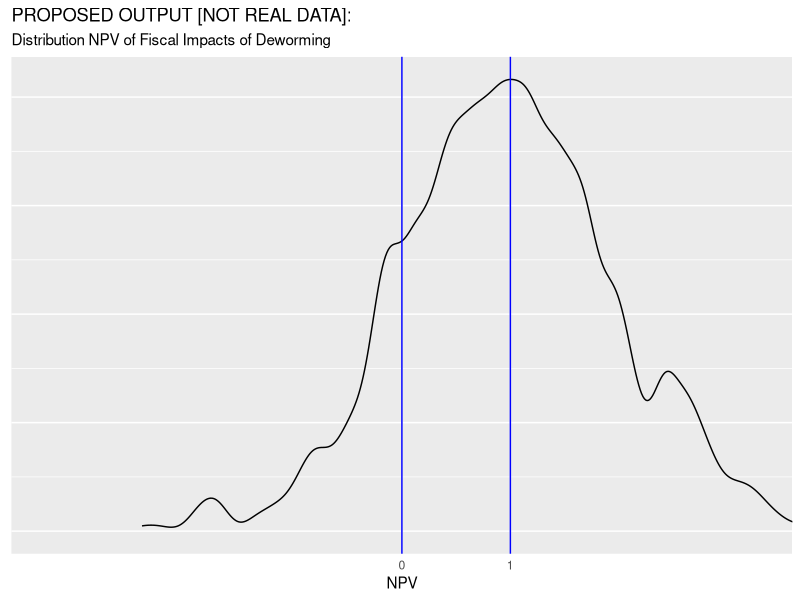
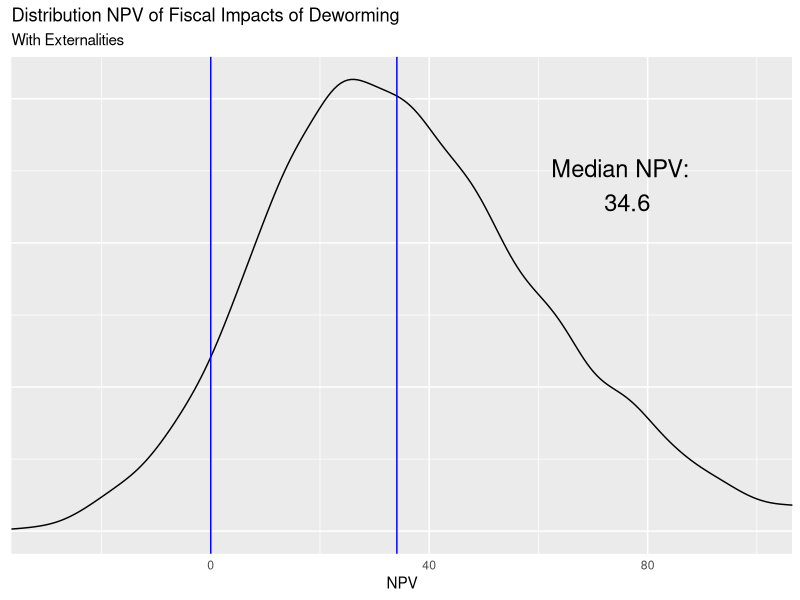
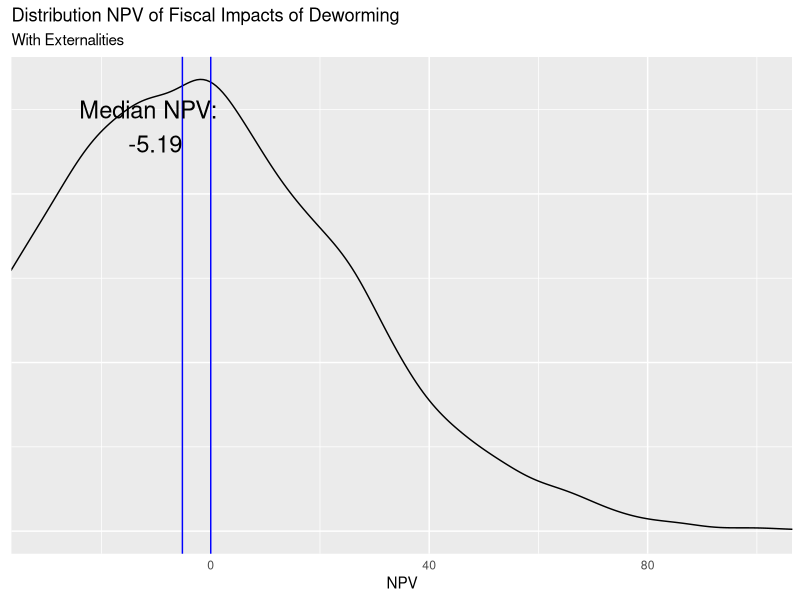

R code for these plots, in order:
## ---- chunk 1
knitr::opts_chunk$set(echo = TRUE)

## ---- chunk 2
## Data 
gov_bonds <- 	0.1185	          #Kenyan interest on sovereign debt - Central Bank of Kenya
inflation <-  0.02              #Kenyan inflation rate - World Bank Development Indicators
wage_ag_val <- 	11.84	          #Mean hourly wage rate (KSH) - Suri 2011 
wage_ww_val <- 	14.5850933      #Control group hourly wage, ww (cond >=10 hrs per week) - Table 4, Panel B
profits_se_val <- 1766          #Control group monthly self-employed profits - Table 4, Panel A
hours_se_cond_val <- 38.1       #Control group weekly self-employed hours, conditional on hrs >0 - Table D13, Panel D
hours_ag_val <- 8.3             #Control group hrs per week, agriculture - Table 4, Panel D
hours_ww_val <- 6.9             #Control group hrs per week, working for wages - Table 4, Panel B
hours_se_val <- 3.3             #Control group hrs per week, self-employment - Table 4, Panel A
ex_rate_val <- 85               #Exchange Rate - Central Bank of Kenya 
growth_rate_val <- 1.52/100     #Per-capita GDP growth, 2002-2011 (accessed 1/29/13) -	World Bank - see notes
coverage_val  <- 0.681333333    # (R) Fraction of treated primary school students within 6 km - from W@W - see note
saturation_val <-  0.511        # (p) Overall Saturation - not reported in table, average of T & C
full_saturation_val <- 0.75     #REPEATED WITH q_full_val in Research component
tax_val <- 0.16575              #ADD INFO
unit_cost_local_val <- 43.66    #Deworm the World
years_of_treat_val <- 2.41      #Additional Years of Treatment - Table 1, Panel A
    
    
## Research   
lambda1_vals <- c(3.49, 0)      #Hrs per week increase for men and women CONFIRM
lambda2_val <- 10.2             #Externality effect (proportional) - Table 3, Panel B
q_full_val <- 0.75              #Take up rates with full subsidy. From Miguel and Kremmer (2007)
    
## Guess work   
periods_val <- 50               #Total number of periods to forecast wages
time_to_jm_val <- 10            #Time from intial period until individual join the labor force
coef_exp_val <- c(0, 0)         #Years of experience coefficients (1-linear, 2-cuadratic)	- see notes 
teach_sal_val <- 5041           #Yearly secondary schooling compensation	5041 - from ROI materials
teach_ben_val <- 217.47         #Yearly secondary schooling teacher benefits	217.47
n_students_val <- 45            #Average pupils per teacher	45


# (Delta E) Additional direct seconday schooling increase (from Joan)	
delta_ed_vals <- c(-0.00176350949079451, 0.00696052250263997, 0.0258570306763183, 
                    0.0239963665555466, 0.027301406306074, 0.0234125454594173, 
                   0.0279278879439199, 0.00647044449446303, 0.00835739437790601)                                     
delta_ed_vals <- cbind(delta_ed_vals, 1999:2007)

#Additional externality secondary schooling increase (from Joan)
delta_ed_ext_vals <- c(-0.0110126908021048,	0.0140448546741008,	-0.0034636291545585,
                       0.0112940214439477,	0.0571608179771775,	-0.0560546793186931,
                       0.0558284756343451,	0.1546264843901160,	0.0055961489945619)
delta_ed_ext_vals <- cbind(delta_ed_ext_vals, 1999:2007)

#Notes: 
# on growth_rate_val: (http://data.worldbank.org/indicator/NY.GDP.PCAP.KD/), see calculation on "Kenya GDP per capita" tab. In W@W this equals 1.52%. ISSUE: This growth number should be updated to be 2002-2014, I think.
# on coef_exp_val: 1998/1999 Kenyan labor force survey; regression of earnings on age, age^2, female dummy, indicators for attained primary/secondary/beyond, and province dummies. Estimate used in W@W: (0.1019575, -0.0010413). ISSUE: For now assume no further life cycle adjustment beyond KLPS-3 (likely a conservative assumption).
# coverage_val: Overall Saturation (0.511) / 0.75 - not reported in table, average of T & C
## ---- chunk 3
set.seed(1234) 
library(tidyverse)
library(ggplot2)
ggplot() +
  geom_density(aes(x = rnorm(1000, mean = 1),
                   alpha = 1/2), bw=.11, kernel = "gau") +
  geom_vline(xintercept = c(0, 1), col="blue") +
  coord_cartesian(xlim = c(-3,3)) +
  scale_x_discrete(limits = c(0,1))  +   
  guides(alpha = "none", colour="none") +
  labs(y = NULL,
       x = "NPV" ,
       title = "PROPOSED OUTPUT [NOT REAL DATA]:", 
       subtitle = "Distribution NPV of Fiscal Impacts of Deworming")+
  theme(axis.ticks = element_blank(), axis.text.y = element_blank())
## ---- chunk 4
# Gamma is used to index gender. 
npv <- function(n_male=1/2, n_female=1/2, 
                interest_r=interst_r_val, 
                wage=wage_t_val, 
                lambda1_male=lambda1_vals[1],
                lambda1_female=lambda1_vals[2], 
                tax=tax_val, 
                saturation=saturation_val, 
                coverage=coverage_val, 
                cost_of_schooling=cost_per_student, 
                delta_ed_male=delta_ed_vals[,1], 
                delta_ed_female=delta_ed_vals[,1], 
                lambda2_male=lambda2_vals[1], 
                lambda2_female=lambda2_vals[2], 
                s1=0, q1=0, s2=s2_val, q2=q2_val, 
                periods=periods_val) {
  ns <- c(n_male, n_female)
  lambda1s <- c(lambda1_male, lambda1_female)
  lambda2s <- c(lambda2_male, lambda2_female)
  index_t <- 0:periods
  delta_ed_s <- cbind(delta_ed_male, delta_ed_female) 
  delta_ed_s <- rbind(c(0,0), delta_ed_s, matrix(0,41, 2) ) 
  
  benef <- matrix(NA, 51,2)
  for (i in 1:2){
  benef[,i] <- ( 1 / (1 + interest_r) )^index_t * wage * 
                     ( lambda1s[i] + saturation * lambda2s[i] / coverage ) 
  }
  
  res1 <- sum( ns * ( tax * apply(benef, 2, sum) - 
            apply( ( 1 / (1 + interest_r) )^index_t * 
                     delta_ed_s * cost_of_schooling, 2, sum) )
          ) - (s2 * q2  - s1 * q1) 
#  browser()
  return(res1)  
}
## ---- chunk 5
interst_r_val <- gov_bonds - inflation
## ---- chunk 6
wage_0_f <- function(wage_ag = wage_ag_val, 
                     wage_ww = wage_ww_val, 
                     profits_se = profits_se_val, 
                     hours_se_cond = hours_se_cond_val, 
                     hours_ag = hours_ag_val, 
                     hours_ww = hours_ww_val, 
                     hours_se = hours_se_val, 
                     ex_rate = ex_rate_val) {
  wage_se <- profits_se / (4.5 * hours_se_cond)
  wage_ls <- c(wage_ag, wage_ww, wage_se)
  alpha_ls <- c(hours_ag, hours_ww, hours_se) / sum( c(hours_ag, hours_ww, hours_se) )
  res1 <- 1/ex_rate * sum( wage_ls * alpha_ls )
  return(res1)
}

#close to value from spreadsheet (Assumps&Panel A Calcs!B137 = 0.1481084), 
#but I suspect diff due to computational precision 

wage_0_val <- wage_0_f()  

experience_val <- 0:periods_val - time_to_jm_val

wage_t <- function(wage_0 = wage_0_val, 
                   growth_rate = growth_rate_val, 
                   experience = experience_val, 
                   coef_exp1 = coef_exp_val[1], 
                   coef_exp2 = coef_exp_val[2]) {
  res1 <- 52 * wage_0 *( ( 1 + growth_rate )^experience ) * 
    ( 1 + coef_exp1 * experience + coef_exp2 * experience^2 ) * 
    ifelse(0:periods_val >= time_to_jm_val, 1, 0)
  return(res1) 
}

#close to value from spreadsheet (Calcs-Table 5!N21.. = 7.701634678), 
#but I suspect diff due to computational precision 
wage_t_val <- wage_t()
## ---- chunk 7
lambda1_vals <- rep(0.5 * lambda1_vals[1] + 0.5 *lambda1_vals[2], 2)
lambda2_vals <- rep(lambda2_val, 2)
## ---- chunk 8
#R 
#coverage_val <-  saturation_val / full_saturation_val
#p 
#saturation_val <- full_saturation_val * coverage_val
## ---- chunk 9
cost_per_student <- (teach_sal_val + teach_ben_val) / n_students_val
## ---- chunk 10
# Nothing here yet with delta_ed_vals, but would like to incorporate model from Joan
# delta_ed_vals <- 
delta_ed_ext_total <- delta_ed_ext_vals[,1] + delta_ed_vals[,1]
## ---- chunk 11
s2_val <- ( unit_cost_local_val / ex_rate_val ) * years_of_treat_val
q2_val <- q_full_val
## ---- chunk 12
#no externality NPV
res_npv_no_ext <- npv(lambda2_male = 0, lambda2_female = 0)
 
#yes externality NPV
res_npv_yes_ext <- npv(delta_ed_male = delta_ed_ext_total, 
                       delta_ed_female = delta_ed_ext_total )
## ---- chunk 13
#34.8401
sim.data1 <- function(nsims = 1e4, 
                      gov_bonds_vari,                #Data
                      gov_bonds_sd,
                      inflation_vari,
                      inflation_sd,
                      wage_ag_vari,
                      wage_ag_sd,
                      wage_ww_vari,
                      wage_ww_sd,
                      profits_se_vari,
                      profits_se_sd,
                      hours_se_cond_vari,
                      hours_se_cond_sd,
                      hours_ag_vari, 
                      hours_ag_sd,
                      hours_ww_vari,
                      hours_ww_sd,
                      hours_se_vari,
                      hours_se_sd,
                      ex_rate_vari,
                      ex_rate_sd,
                      growth_rate_vari, 
                      growth_rate_sd, 
                      coverage_vari,
                      coverage_sd,
                      full_saturation_vari, 
                      full_saturation_sd, 
                      saturation_vari,
                      saturation_sd,
                      tax_vari, 
                      tax_sd, 
                      unit_cost_local_vari, 
                      unit_cost_local_sd, 
                      years_of_treat_vari,
                      years_of_treat_sd,
                      lambda1_vari,                   #Research
                      lambda1_sd, 
                      lambda2_vari,
                      lambda2_sd,
                      q_full_vari, 
                      q_full_sd,
                      delta_ed_par1,
                      delta_ed_sd1,
                      delta_ed_par2,
                      delta_ed_sd2,
                      coef_exp_vari,                  #Guesswork
                      coef_exp_sd,
                      teach_sal_vari,
                      teach_sal_sd,
                      teach_ben_vari,
                      teach_ben_sd,
                      n_students_vari,
                      n_students_sd, 
                      include_ext_vari=TRUE
                      ) {
  set.seed(1234)
  #Defaoult dist: normal, default sd: 0.1* mean
  ## Data 
  gov_bonds_sim <- rnorm(n = nsims, mean = gov_bonds_vari, sd = gov_bonds_sd)	
  inflation_sim <- rnorm(nsims, inflation_vari, inflation_sd)
  wage_ag_val_sim <- rnorm(nsims, wage_ag_vari, wage_ag_sd)
  wage_ww_val_sim <- rnorm(nsims, wage_ww_vari, wage_ww_sd)
  profits_se_val_sim <- rnorm(nsims, profits_se_vari, profits_se_sd)
  hours_se_cond_val_sim <- rnorm(nsims, hours_se_cond_vari, hours_se_cond_sd)
  hours_ag_val_sim <- rnorm(nsims, hours_ag_vari, hours_ag_sd)
  hours_ww_val_sim <- rnorm(nsims, hours_ww_vari, hours_ww_sd)
  hours_se_val_sim <- rnorm(nsims, hours_se_vari, hours_se_sd)
  ex_rate_val_sim <- rnorm(nsims, ex_rate_vari, ex_rate_sd)
  growth_rate_val_sim <- rnorm(nsims, growth_rate_vari, growth_rate_sd)
  coverage_val_sim <- rnorm(nsims, coverage_vari, coverage_sd)
  saturation_val_sim <- rnorm(nsims, saturation_vari, saturation_sd)
  full_saturation_val_sim <- rnorm(nsims, full_saturation_vari, full_saturation_sd) ###Check here later
  tax_val_sim <- rnorm(nsims, tax_vari, tax_sd)
  unit_cost_local_val_sim <- rnorm(nsims, unit_cost_local_vari, unit_cost_local_sd)
  years_of_treat_val_sim <- rnorm(nsims, years_of_treat_vari, years_of_treat_sd)
  
  ## Research
  aux1 <- lapply(1:2,function(x) c(lambda1_vari[x],lambda1_sd[x]) )
  lambda1_vals_sim <- sapply(aux1, function(x)  rnorm(nsims, mean = x[1], sd = x[2]) ) 
  lambda2_val_sim <- rnorm(nsims, lambda2_vari, lambda2_sd)
  q_full_val_sim <- rnorm(nsims, q_full_vari, q_full_sd)
  
  ## Guess work
  periods_val <- 50           #Total number of periods to forecast wages
  time_to_jm_val <- 10        #Time from intial period until individual join the labor force
  aux2 <- lapply(1:2,function(x) c(coef_exp_vari[x],coef_exp_sd[x]) )
  coef_exp_val_sim <- sapply(aux2, function(x)  rnorm(nsims, mean = x[1], sd = x[2]) )     
  teach_sal_val_sim <- rnorm(nsims, teach_sal_vari, teach_sal_sd)
  teach_ben_val_sim <- rnorm(nsims, teach_ben_vari, teach_ben_sd)
  n_students_val_sim <- rnorm(nsims, n_students_vari, n_students_sd)
  
  delta_ed_vals_sim <- sapply(delta_ed_vals[,1], function(x)  rnorm(nsims, mean = 
                                                                     x * delta_ed_par1, 
                                                                     sd = delta_ed_sd1 * sd(delta_ed_vals[,1]) ) )
  colnames(delta_ed_vals_sim) <- 1999:2007
  
  delta_ed_ext_vals_sim <- sapply(delta_ed_ext_vals[,1], function(x)  rnorm(nsims, mean = 
                                                                              x * delta_ed_par2, 
                                                                            sd = delta_ed_sd2 * sd(delta_ed_ext_vals[,1])))
  colnames(delta_ed_ext_vals_sim) <- 1999:2007
  
  npv_sim <- rep(NA, nsims)
  #yes externality NPV
  for (i in 1:nsims) {
    interst_r_val <- gov_bonds_sim[i] - inflation_sim[i]
    wage_0_val <- wage_0_f(wage_ag = wage_ag_val_sim[i], 
                           wage_ww = wage_ww_val_sim[i], 
                           profits_se = profits_se_val_sim[i], 
                           hours_se_cond = hours_se_cond_val_sim[i], 
                           hours_ag = hours_ag_val_sim[i], 
                           hours_ww = hours_ww_val_sim[i], 
                           hours_se = hours_se_val_sim[i], 
                           ex_rate = ex_rate_val_sim[i])  
    experience_val <- 0:periods_val - time_to_jm_val
    wage_t_val <- wage_t(wage_0 = wage_0_val, 
                         growth_rate = growth_rate_val_sim[i], 
                         experience = experience_val, 
                         coef_exp1 = coef_exp_val_sim[i,1], 
                         coef_exp2 = coef_exp_val_sim[i,2])
    lambda1_vals_aux <- rep(0.5 * lambda1_vals_sim[i,1] + 0.5 * lambda1_vals_sim[i,2], 2)
    lambda2_vals <- rep(lambda2_val_sim[i], 2)
    #coverage_val_aux <-  saturation_val_sim[i] / full_saturation_val_sim[i]
    #saturation_val_aux <- full_saturation_val_sim[i] * coverage_val_sim[i]
    cost_per_student <- (teach_sal_val_sim[i] + teach_ben_val_sim[i]) / n_students_val_sim[i]
    q2_val_aux <- q_full_val_sim[i]
    s2_val_aux <- ( unit_cost_local_val_sim[i] / ex_rate_val_sim[i] ) * years_of_treat_val_sim[i]
    delta_ed_ext_total_sim <- delta_ed_vals_sim[i,] + delta_ed_ext_vals_sim[i,]
    
    if (include_ext_vari==TRUE){
      delta_ed_final <-  delta_ed_ext_total_sim
    }else{
      delta_ed_final <- delta_ed_vals_sim[i,]
    }
    
    npv_sim[i] <- npv(interest_r = interst_r_val, 
                      wage = wage_t_val, 
                      lambda1_male = lambda1_vals_aux[1], 
                      lambda1_female = lambda1_vals_aux[2], 
                      lambda2_male =  lambda2_vals[1], 
                      lambda2_female =  lambda2_vals[2],
                      coverage = coverage_val_sim[i],
                      saturation = saturation_val_sim[i],
                      tax = tax_val_sim[i], 
                      cost_of_schooling=cost_per_student, 
                      delta_ed_male = delta_ed_final, 
                      delta_ed_female = delta_ed_final, 
                      q2 = q2_val_aux, 
                      s2 = s2_val_aux)
  }
  
  
  return(npv_sim)
}



npv_sim <- sim.data1(nsims = 1e4, 
          gov_bonds_vari = gov_bonds,                #Data
          gov_bonds_sd = 0.1 * gov_bonds,
          inflation_vari = inflation,
          inflation_sd = 0.1 * inflation,
          wage_ag_vari = wage_ag_val,
          wage_ag_sd = 0.1 * wage_ag_val,
          wage_ww_vari = wage_ww_val,
          wage_ww_sd = 0.1 * wage_ww_val,
          profits_se_vari = profits_se_val,
          profits_se_sd = 0.1 * profits_se_val,
          hours_se_cond_vari = hours_se_cond_val, 
          hours_se_cond_sd = 0.1 * hours_se_cond_val, 
          hours_ag_vari = hours_ag_val,  
          hours_ag_sd = 0.1 * hours_ag_val, 
          hours_ww_vari = hours_ww_val, 
          hours_ww_sd = 0.1 * hours_ww_val, 
          hours_se_vari = hours_se_val, 
          hours_se_sd = 0.1 * hours_se_val,
          ex_rate_vari = ex_rate_val,
          ex_rate_sd = 0.1 * ex_rate_val,
          growth_rate_vari = growth_rate_val, 
          growth_rate_sd = 0.1 * growth_rate_val, 
          coverage_vari = coverage_val,
          coverage_sd = 0.1 * coverage_val,
          saturation_vari = saturation_val,
          saturation_sd = 0.1 * saturation_val,
          tax_vari = tax_val, 
          tax_sd = 0.1 * tax_val, 
          unit_cost_local_vari = unit_cost_local_val, 
          unit_cost_local_sd = 0.1 * unit_cost_local_val, 
          years_of_treat_vari = years_of_treat_val,
          years_of_treat_sd = 0.1 * years_of_treat_val,
          lambda1_vari = c(lambda1_vals[1], lambda1_vals[2]),
          lambda1_sd = c(0.17, 0.17),
          lambda2_vari = lambda2_val, 
          lambda2_sd = 0.1 * lambda2_val, 
          q_full_vari = q_full_val, 
          q_full_sd = 0.1 * q_full_val, 
          coef_exp_vari = c(coef_exp_val[1], coef_exp_val[2]), 
          coef_exp_sd = c(0.001 , 0.001), 
          teach_sal_vari = teach_sal_val,
          teach_sal_sd = 0.1 * teach_sal_val,
          teach_ben_vari = teach_ben_val,
          teach_ben_sd = 0.1 * teach_ben_val,
          n_students_vari = n_students_val, 
          n_students_sd = 0.1 * n_students_val, 
          include_ext_vari = TRUE, 
          full_saturation_vari = full_saturation_val,
          full_saturation_sd = 0.1 * full_saturation_val,
          delta_ed_par1 = 1,
          delta_ed_sd1 = 1,
          delta_ed_par2 = 1,
          delta_ed_sd2 = 1
          ) 

# unit test
if (abs(sd(npv_sim) - 28.38155)>0.0001 ) {
  print("Output has change")
}
  
npv_for_text <- paste("Median NPV:\n ", 34.6)
#npv_for_text2 <- paste("SD NPV:\n ", round(sd(npv_sim), 2))

ggplot() +
  geom_density(aes(x = npv_sim,
                   alpha = 1/2), kernel = "gau") +
  geom_vline(xintercept = c(0, median(npv_sim)), col="blue") +
  coord_cartesian(xlim = c(-30,100)) +
  guides(alpha = "none", colour="none") +
  labs(y = NULL,
       x = "NPV" ,
       title = "Distribution NPV of Fiscal Impacts of Deworming", 
       subtitle = "With Externalities")+
  annotate("text", x = 2.2 * median(npv_sim), y = 0.012, label = npv_for_text, size = 6)+
  #annotate("text", x = 80, y = 0.004, label = npv_for_text2, size = 6)+
  theme(axis.ticks = element_blank(), axis.text.y = element_blank())
## ---- chunk 14

npv_sim <- sim.data1(nsims = 1e4, 
          gov_bonds_vari = 0.129,                #Data
          gov_bonds_sd = 0.1 * gov_bonds,
          inflation_vari = inflation,
          inflation_sd = 0.1 * inflation,
          wage_ag_vari = wage_ag_val,
          wage_ag_sd = 0.1 * wage_ag_val,
          wage_ww_vari = wage_ww_val,
          wage_ww_sd = 0.1 * wage_ww_val,
          profits_se_vari = profits_se_val,
          profits_se_sd = 0.1 * profits_se_val,
          hours_se_cond_vari = 43, 
          hours_se_cond_sd = 0.1 * hours_se_cond_val, 
          hours_ag_vari = hours_ag_val,  
          hours_ag_sd = 0.1 * 7, 
          hours_ww_vari = 6, 
          hours_ww_sd = 0.1 * hours_ww_val, 
          hours_se_vari = 5, 
          hours_se_sd = 0.1 * hours_se_val,
          ex_rate_vari = ex_rate_val,
          ex_rate_sd = 0.1 * 110,
          growth_rate_vari = 0.01, 
          growth_rate_sd = 0.1 * growth_rate_val, 
          coverage_vari = 0.8,
          coverage_sd = 0.1 * coverage_val,
          saturation_vari = 0.45,
          saturation_sd = 0.1 * saturation_val,
          tax_vari = 0.16, 
          tax_sd = 0.1 * tax_val, 
          unit_cost_local_vari = unit_cost_local_val, 
          unit_cost_local_sd = 0.1 * unit_cost_local_val, 
          years_of_treat_vari = years_of_treat_val,
          years_of_treat_sd = 0.1 * years_of_treat_val,
          lambda1_vari = c(lambda1_vals[1], lambda1_vals[2]),
          lambda1_sd = c(0.17, 0.17),
          lambda2_vari = lambda2_val, 
          lambda2_sd = 0.5 * lambda2_val, 
          q_full_vari = q_full_val, 
          q_full_sd = 0.1 * q_full_val, 
          coef_exp_vari = c(0.002, -0.0002), 
          coef_exp_sd = c(0.001 , 0.001), 
          teach_sal_vari = 7000,
          teach_sal_sd = 0.1 * teach_sal_val,
          teach_ben_vari = teach_ben_val,
          teach_ben_sd = 0.1 * teach_ben_val,
          n_students_vari = 36, 
          n_students_sd = 0.1 * n_students_val, 
          include_ext_vari = TRUE, 
          full_saturation_vari = full_saturation_val,
          full_saturation_sd = 0.1 * full_saturation_val,
          delta_ed_par1 = 1,
          delta_ed_sd1 = 1,
          delta_ed_par2 = 1,
          delta_ed_sd2 = 1
          ) 

npv_for_text <- paste("Median NPV:\n ", round(median(npv_sim), 2))

ggplot() +
  geom_density(aes(x = npv_sim,
                   alpha = 1/2), kernel = "gau") +
  geom_vline(xintercept = c(0, median(npv_sim)), col="blue") +
  coord_cartesian(xlim = c(-30,100)) +
  guides(alpha = "none", colour="none") +
  labs(y = NULL,
       x = "NPV" ,
       title = "Distribution NPV of Fiscal Impacts of Deworming", 
       subtitle = "With Externalities")+
  annotate("text", x = 2.2 * median(npv_sim), y = 0.012, label = npv_for_text, size = 6)+
  theme(axis.ticks = element_blank(), axis.text.y = element_blank())
